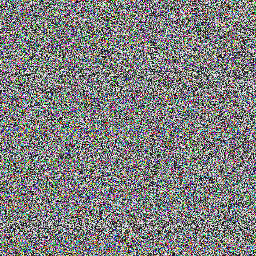
%> input picture My_Compression-Encryption_algorithm/原始、加密、解密图片/lena/加密后的lena.png, 256 x 256 px
$ octave Anti_cutting_attack_analysis.m   (GNU Octave 9; MATLAB toolbox functions it lacks are replaced by stand-ins)
%> lines starting %> are read from the running program, lines starting %| are printed output that depends on the picture; in (x1, y1, x2, y2) boxes, pixels count from 0 and x2, y2 are one past the last pixel; in counts of white or black regions, pixels touching at a corner belong together; the program's own positions count from 1
%% 抗裁剪攻击分析
%   @author:董昊
%   @date:2018.04.17
%-------------------------------------------------------------------------------------------------------%
clear;clc;
I=imread('../原始、加密、解密图片/lena/加密后的lena.png','png');             %读取图像信息
%> I is the input picture: size 256x256x3 uint8; mean R, G, B 126.9, 127.3, 127.1
% [7 lines of commented-out code are left out]

load('Encryption_Key.mat');

U1=I(:,:,1);
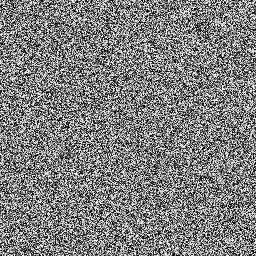
%> U1: size 256x256 uint8; min 0, max 255, mean 126.9
U2=I(:,:,2);
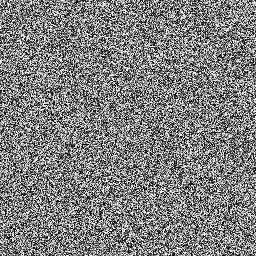
%> U2: size 256x256 uint8; min 0, max 255, mean 127.3
U3=I(:,:,3);
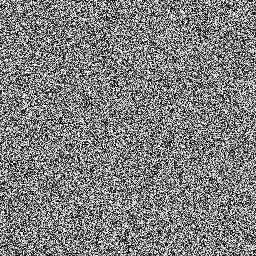
%> U3: size 256x256 uint8; min 0, max 255, mean 127.1

for i=1:64
    for j=1:128
        U1(i,j)=0;
        U2(i,j)=0;
        U3(i,j)=0;
    end
end
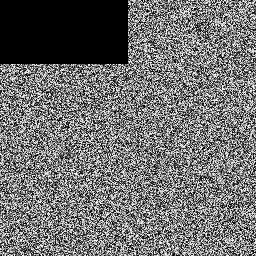
%> U1: size 256x256 uint8; 12.45% of pixels changed, all inside (x1, y1, x2, y2) = (0, 0, 128, 64)
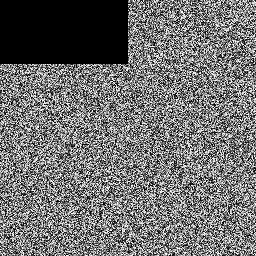
%> U2: size 256x256 uint8; 12.45% of pixels changed, all inside (x1, y1, x2, y2) = (0, 0, 128, 64)
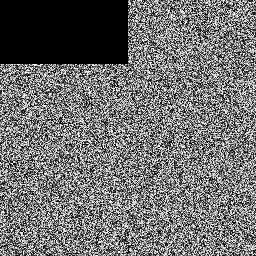
%> U3: size 256x256 uint8; 12.45% of pixels changed, all inside (x1, y1, x2, y2) = (0, 0, 128, 64)
K1(:,:,1)=U1;
K1(:,:,2)=U1;
K1(:,:,3)=U1;

Q=figure;
imshow(K1);
% [4 lines of commented-out code are left out]
imwrite(K1,'../抗裁剪性测试/lena/裁剪后加密图片.png','png');


% [237 lines of commented-out code are left out]
